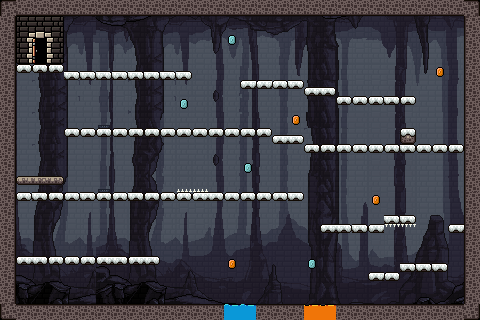

Rendered tile map (Tiled .tmx) drawn with the repository's tilesets; below, a short description and the map source with its tile grids summarised:
An orthogonal 30x20 tile map with 16x16 px tiles, 9 tile layers (backgroundtest, background, lift_visual, block_visual, ...), 14 tilesets and 34 objects (4x coins_Orange, 4x coins_Blue, 4x spikes, 2x lever, 2x lava, ...).

<map version="1.10" tiledversion="1.12.0" orientation="orthogonal" renderorder="right-down" width="30" height="20" tilewidth="16" tileheight="16" infinite="0" nextlayerid="24" nextobjectid="121">
 <tileset firstgid="1" source="tileset.tsx" />
 <tileset firstgid="1025" source="lava_water.tsx" />
 <tileset firstgid="1074" source="background.tsx" />
 <tileset firstgid="1386" name="tileset2" tilewidth="16" tileheight="16" tilecount="280" columns="14">
  <image source="images/fourSeasonsPlatformer_ [tileset, version 2.0]/fourSeasonsPlatformer_ [tileset, version 2.0]/midground_/winter_.png" width="224" height="320" />
  <tile id="0">
   <objectgroup draworder="index" id="2">
    <object id="1" x="14.3999" y="1.19999" />
   </objectgroup>
  </tile>
  <tile id="2">
   <objectgroup draworder="index" id="2">
    <object id="1" x="0" y="7" width="16" height="9" />
   </objectgroup>
  </tile>
  <tile id="70">
   <objectgroup draworder="index" id="2">
    <object id="1" x="0" y="7" width="16" height="9" />
   </objectgroup>
  </tile>
  <tile id="71">
   <objectgroup draworder="index" id="2">
    <object id="1" x="0" y="7" width="16" height="9" />
    <object id="2" x="0" y="7" width="16" height="9" />
   </objectgroup>
  </tile>
  <tile id="72">
   <objectgroup draworder="index" id="2">
    <object id="1" x="0" y="7" width="16" height="9" />
   </objectgroup>
  </tile>
  <tile id="83">
   <objectgroup draworder="index" id="3">
    <object id="4" x="8.94737" y="7.03947">
     <polygon points="0,0 -1.97368,1.90789 -2.10526,6.84211 0,8.81579 4.93421,8.94737 6.90789,6.77632 6.90789,2.10526 4.80263,-0.328947" />
    </object>
   </objectgroup>
  </tile>
  <tile id="84">
   <objectgroup draworder="index" id="2">
    <object id="1" x="0" y="0" width="16" height="9" />
   </objectgroup>
  </tile>
  <tile id="85">
   <objectgroup draworder="index" id="2">
    <object id="1" x="0" y="0" width="16" height="9" />
   </objectgroup>
  </tile>
  <tile id="86">
   <objectgroup draworder="index" id="2">
    <object id="1" x="0" y="0" width="16" height="9" />
    <object id="2" x="0.363636" y="0">
     <polygon points="0,0 -0.363636,8.72727 15.4545,8.90909 15.2727,-0.181818" />
    </object>
   </objectgroup>
  </tile>
 </tileset>
 <tileset firstgid="1666" source="doors.tsx" />
 <tileset firstgid="1672" source="caracters.tsx" />
 <tileset firstgid="1680" source="caracthers2.tsx" />
 <tileset firstgid="1688" source="foreground_.tsx" />
 <tileset firstgid="1760" source="blackout_ copy.tsx" />
 <tileset firstgid="1785" source="../blackout_ copy.tsx" />
 <tileset firstgid="1810" source="coins_Orange.tsx" />
 <tileset firstgid="1822" source="coins_Blue.tsx" />
 <tileset firstgid="1834" source="tileset2.tsx" />
 <tileset firstgid="2714" source="Tree-background.tsx" />
 <layer id="4" name="backgroundtest" width="30" height="20" locked="1" opacity="0.7">
  <data>[600 cells, 180 non-empty, 2 distinct tile ids]</data>
 </layer>
 <layer id="1" name="background" width="30" height="20" locked="1" opacity="0.9">
  <data>[600 cells, 600 non-empty, 311 distinct tile ids]</data>
 </layer>
 <layer id="14" name="lift_visual" width="30" height="20">
  <data>[600 cells, 3 non-empty, 3 distinct tile ids]</data>
 </layer>
 <layer id="23" name="block_visual" width="30" height="20">
  <data>[600 cells, 1 non-empty, 1 distinct tile ids]</data>
 </layer>
 <layer id="13" name="surface" width="30" height="20">
  <data>[600 cells, 10 non-empty, 4 distinct tile ids]</data>
 </layer>
 <layer id="2" name="ground" width="30" height="20">
  <data>[600 cells, 183 non-empty, 12 distinct tile ids]</data>
 </layer>
 <layer id="20" name="coins_visual" width="30" height="20">
  <data>[600 cells, 8 non-empty, 2 distinct tile ids]</data>
 </layer>
 <objectgroup id="19" name="coins">
  <object id="70" name="coins_Orange" x="228.521" y="260.858" width="6.63685" height="6.02496">
   <properties>
    <property name="owner" value="blue" />
   </properties>
  </object>
  <object id="71" name="coins_Blue" x="308.525" y="261.946" width="6.29065" height="5.21535">
   <properties>
    <property name="owner" value="orange" />
   </properties>
  </object>
  <object id="81" name="coins_Blue" x="244.521" y="165.726" width="6.29065" height="5.21535">
   <properties>
    <property name="owner" value="orange" />
   </properties>
  </object>
  <object id="82" name="coins_Blue" x="228.855" y="37.059" width="6.29065" height="5.21535">
   <properties>
    <property name="owner" value="orange" />
   </properties>
  </object>
  <object id="83" name="coins_Blue" x="180.521" y="102.392" width="6.29065" height="5.21535">
   <properties>
    <property name="owner" value="orange" />
   </properties>
  </object>
  <object id="84" name="coins_Orange" x="372.682" y="196.321" width="6.63685" height="6.02496">
   <properties>
    <property name="owner" value="blue" />
   </properties>
  </object>
  <object id="85" name="coins_Orange" x="293.682" y="117.321" width="6.63685" height="6.02496">
   <properties>
    <property name="owner" value="blue" />
   </properties>
  </object>
  <object id="86" name="coins_Orange" x="437.348" y="68.9875" width="6.63685" height="6.02496">
   <properties>
    <property name="owner" value="blue" />
   </properties>
  </object>
 </objectgroup>
 <objectgroup id="9" name="interactions">
  <object id="49" name="plataform" x="16" y="175.457" width="47.5378" height="10.0966" />
  <object id="64" name="lever" x="97.5367" y="188.805" width="12.3672" height="3.77958" />
  <object id="90" name="lever" x="97.6533" y="125.227" width="12.3672" height="3.77958" />
 </objectgroup>
 <objectgroup id="8" name="hazards">
  <object id="39" name="lava" x="304" y="302.667" width="16" height="16" />
  <object id="40" name="lava" x="319.667" y="303.001" width="16" height="16" />
  <object id="41" name="water" x="223.335" y="302.583" width="16" height="16" />
  <object id="42" name="water" x="239.833" y="302.333" width="16" height="16" />
  <object id="44" name="spikes" x="176" y="191.5" width="16" height="3.33333" />
  <object id="45" name="spikes" x="192" y="191.5" width="16" height="3.33333" />
  <object id="87" name="spikes" x="384.685" y="223.8" width="16" height="3.33333" />
  <object id="88" name="spikes" x="400.062" y="223.8" width="16" height="3.33333" />
 </objectgroup>
 <objectgroup id="22" name="block">
  <object id="120" name="white_block" x="400" y="128" width="16" height="16" />
 </objectgroup>
 <objectgroup id="12" name="spawn">
  <object id="58" name="Player1" gid="1673" x="37.3333" y="300" width="16" height="32" />
  <object id="59" name="Player2" gid="1680" x="38" y="252.667" width="16" height="32" />
  <object id="65" name="door" gid="1668" x="17.861" y="63.9081" width="48" height="48" />
 </objectgroup>
 <layer id="15" name="door_closed" width="30" height="20">
  <data>[600 cells, 1 non-empty, 1 distinct tile ids]</data>
 </layer>
 <layer id="16" name="door_open" width="30" height="20">
  <data>[600 cells, 1 non-empty, 1 distinct tile ids]</data>
 </layer>
</map>
